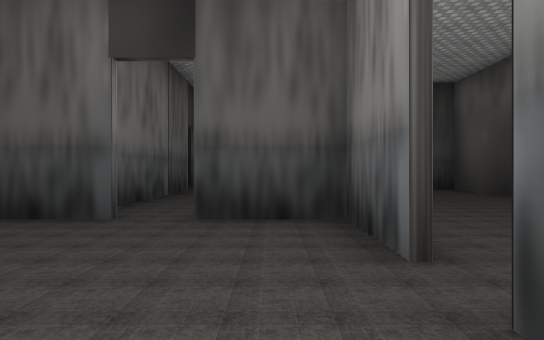
View 1 (above)

17 first-person views from a walk through a scene from a Unity 3-D project. The camera is 1.2 m above the floor, looks level and sees 75° across. The floor is counted in squares, 2 m on a side. Each view is taken from the middle of a square. On the plan, view 1 faces up. The plan holds only what a view shows up to about 10 squares ahead; the rest is blank. The player character is not drawn. Some animated figures are left out. Some surface patterns are stand-ins.

View 2
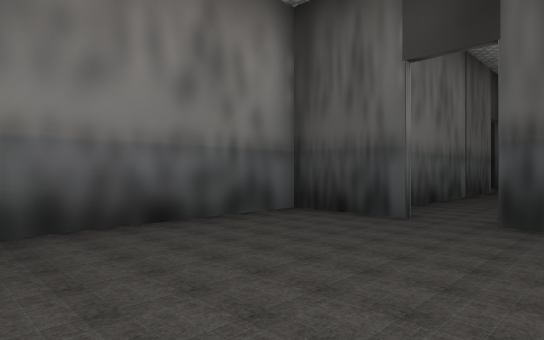

View 3
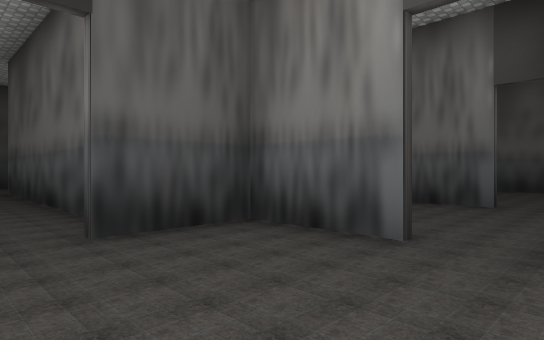

View 4
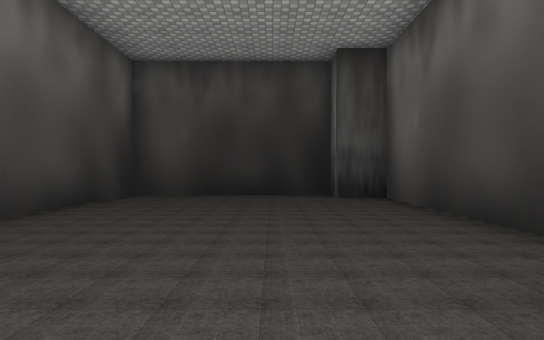

View 5
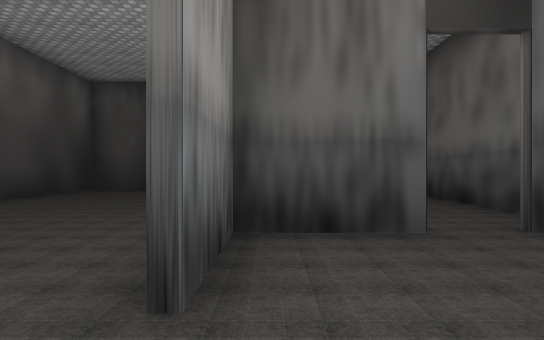

View 6
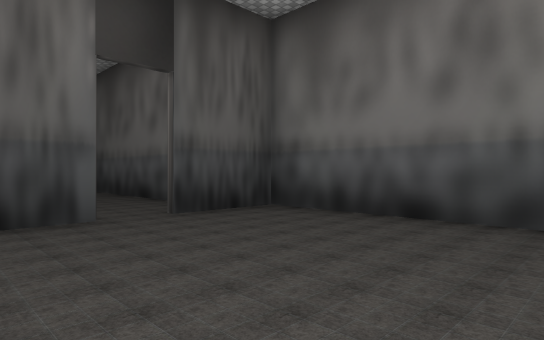

View 7
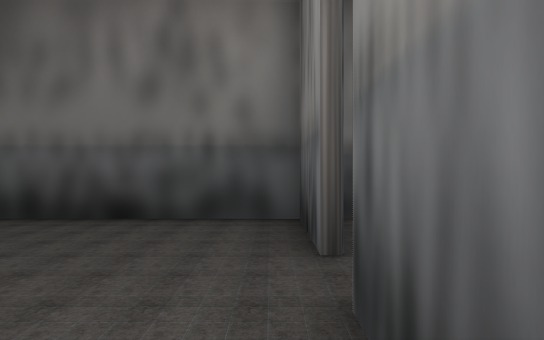

View 8
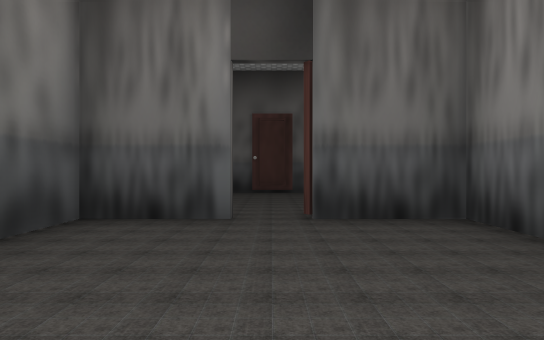

View 9
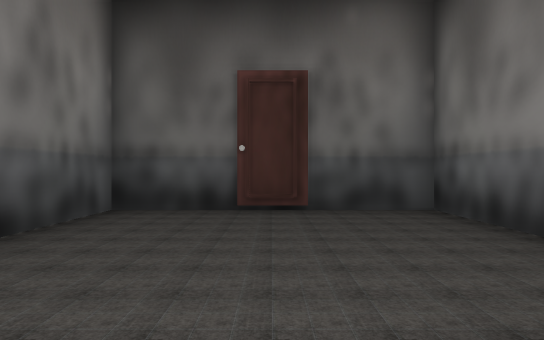

View 10
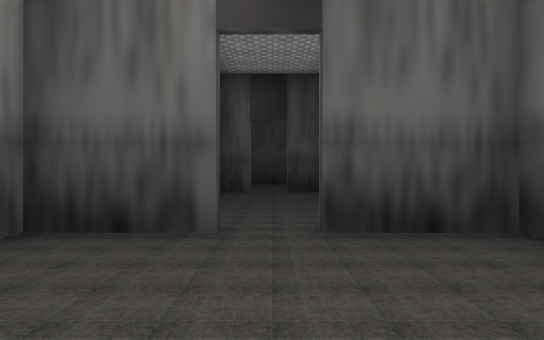

View 11
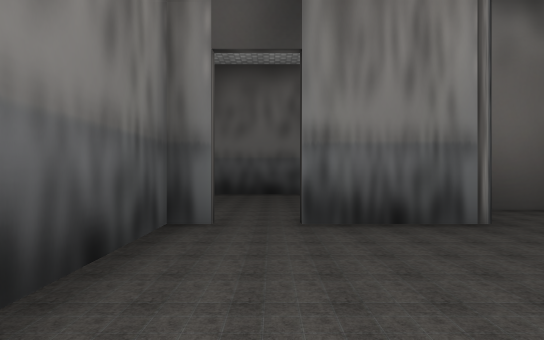

View 12
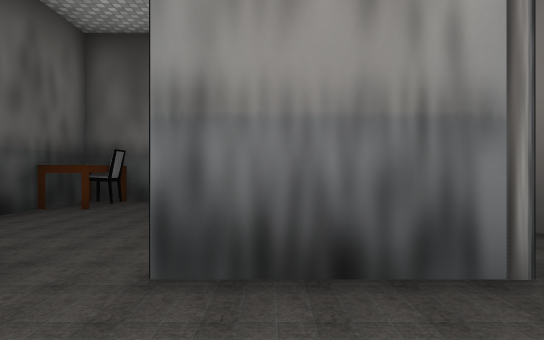

View 13
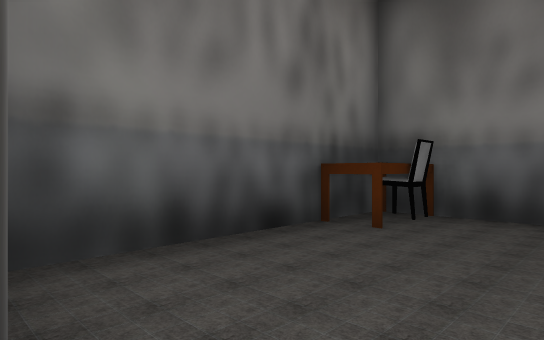

View 14
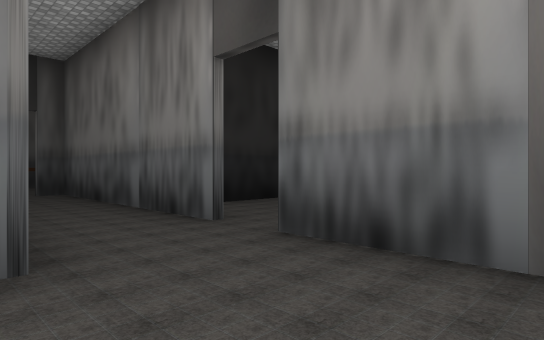

View 15
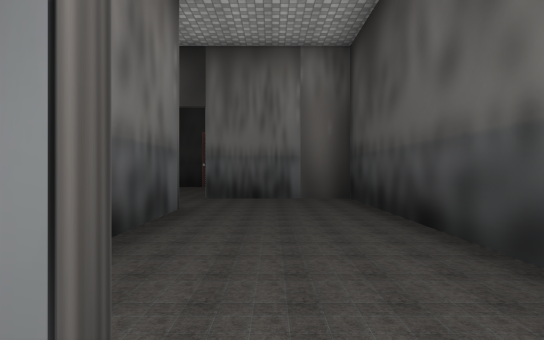

View 16
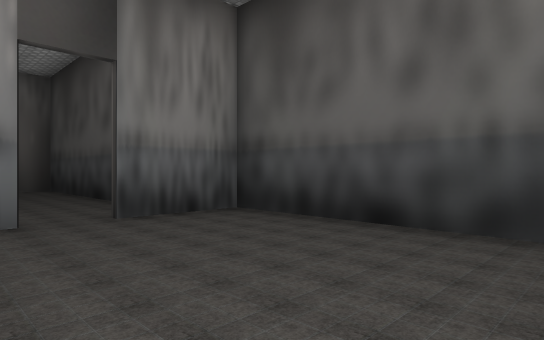

View 17
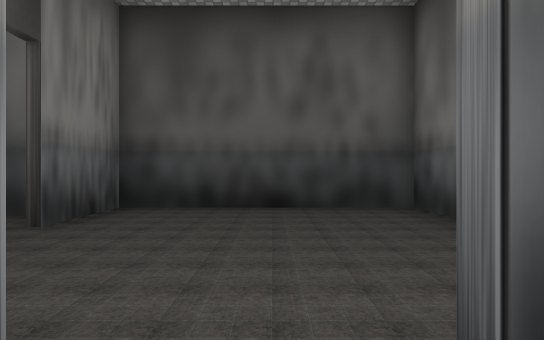

### Floor plan
Ten units are one square. View 1 is at (0, 0); x grows to the right and y downward. Boxes are objects, and circles mark ways between rooms. Rooms are numbered by the first view taken in them; rooms with no view inside come last. Other rooms are left out.
<svg viewBox="-44 -161 143 176">
<path fill="none" stroke="#000" d="M9 -23 9 -44 -10 -44M-19 -44 -38 -44 -38 6 6 6M-39 -2 -25 -2 -25 6M45 -24 45 -39M11 -45 11 -23M11 -8 35 -8M75 3 94 3 94 -44 74 -44M65 -44 46 -44 46 -24M46 -10 46 3 65 3M-25 -106 -25 -44 -19 -44M-4 -60 -4 -116 19 -116M39 -147 -25 -147 -25 -115M94 -143 94 -156 46 -156 46 -136M85 -59 85 -102M65 -106 45 -106M84 -106 74 -106M55 -61 55 -106M45 -115 -3 -115 -3 -52"/>
<circle cx="10" cy="-20" r="3" fill="#2a7"/>
<circle cx="-15" cy="-40" r="3" fill="#2a7"/>
<circle cx="40" cy="-20" r="3" fill="#2a7"/>
<circle cx="25" cy="-35" r="3" fill="#2a7"/>
<circle cx="70" cy="-40" r="3" fill="#2a7"/>
<circle cx="40" cy="-130" r="3" fill="#2a7"/>
<circle cx="70" cy="-110" r="3" fill="#2a7"/>
<text x="-10" y="-20">1</text>
<text x="30" y="-30">2</text>
<text x="70" y="-20">3</text>
<text x="-10" y="-110">4</text>
<text x="70" y="-130">5</text>
<text x="70" y="-80">6</text>
<text x="20" y="-80">7</text>
</svg>
Room 1 opens to room 2. Room 1 opens to room 4. Room 2 opens to room 3. Room 2 opens to room 7. Room 3 opens to room 6. Room 4 opens to room 5. Room 5 opens to room 6.

Where each view was taken, in squares from view 1:
view 1: 0 up, 0 right, facing up
view 2: 0 up, 0 right, facing up-left
view 3: 1 up, 2 left, facing up-right
view 4: 3 up, 3 right, facing up
view 5: 1 up, 5 right, facing up
view 6: 0 up, 5 right, facing up-right
view 7: 0 up, 5 right, facing right
view 8: 4 up, 7 right, facing down
view 9: 0 up, 7 right, facing down
view 10: 1 up, 7 right, facing up
view 11: 2 up, 5 right, facing left
view 12: 3 up, 3 right, facing left
view 13: 2 up, 1 right, facing down-left
view 14: 14 up, 0 right, facing down-left
view 15: 13 up, 5 right, facing left
view 16: 12 up, 9 right, facing up-left
view 17: 10 up, 7 right, facing up
